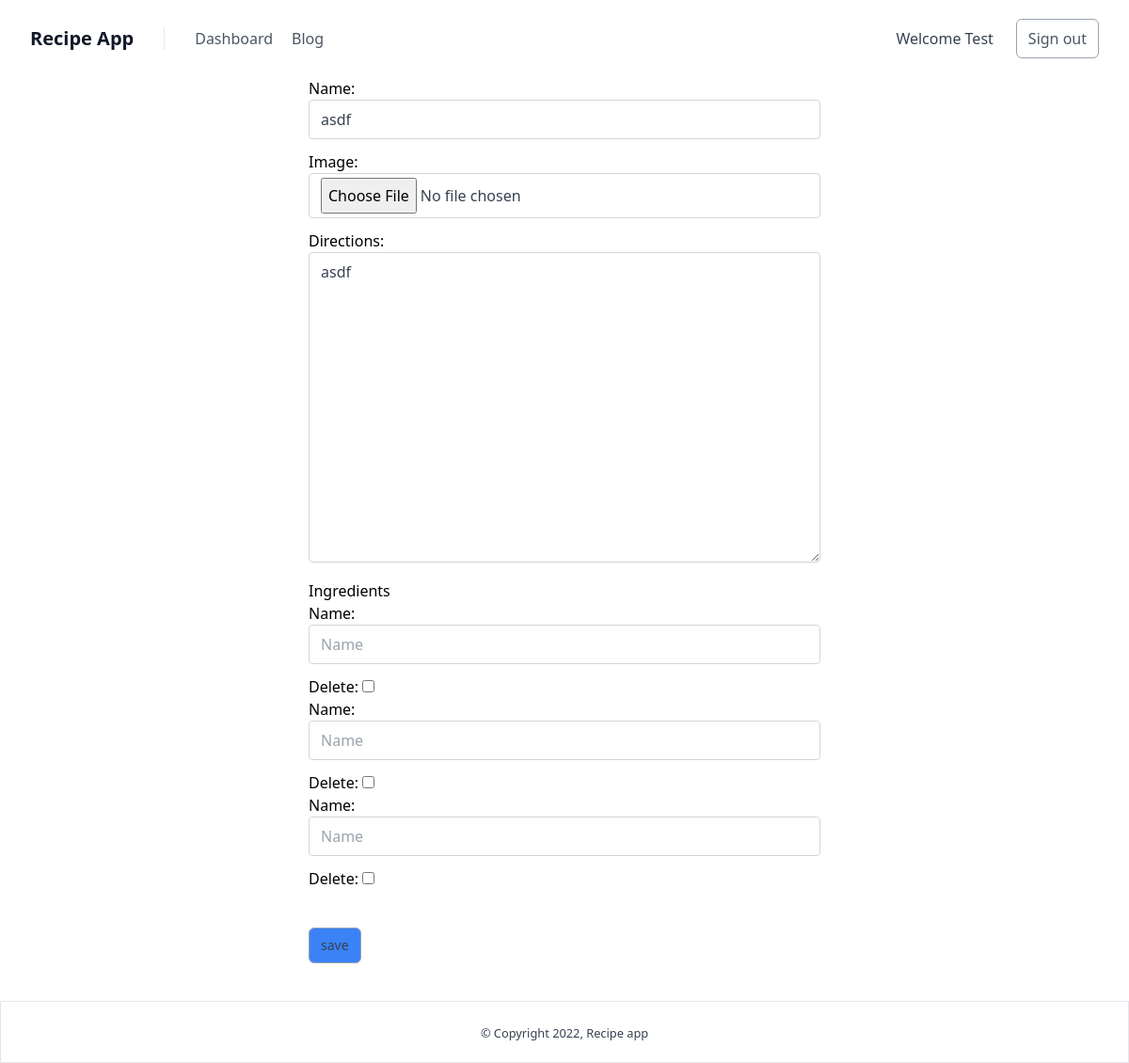
Before: /recipe/update/18/ (signed in) with the older database file.
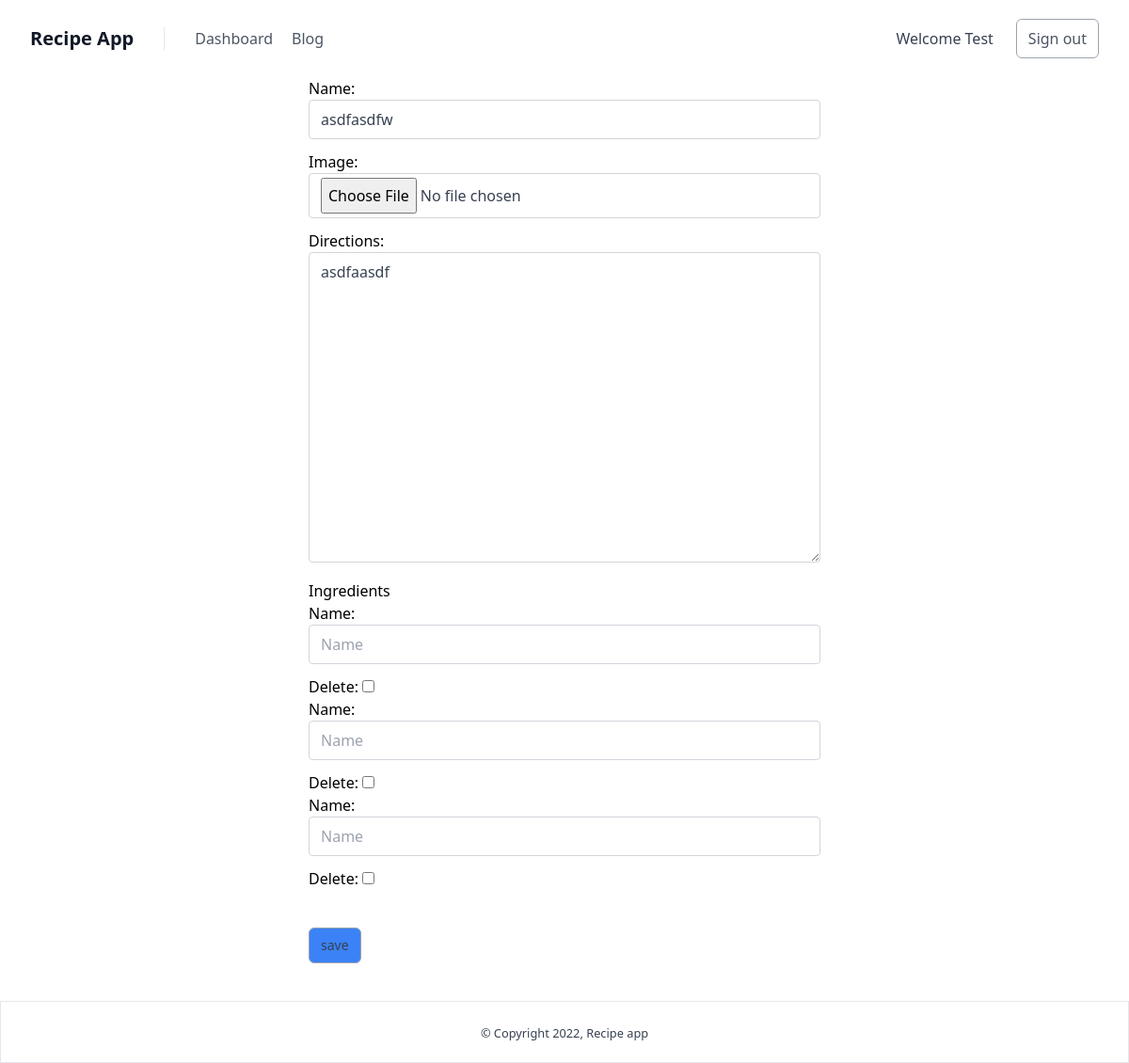
After: the same page with the newer database file.
### recipe/models.py (models this page shows, shortened)
class Recipe(models.Model):
    author = models.ForeignKey(settings.AUTH_USER_MODEL, related_name='author', on_delete=models.CASCADE)
    name = models.CharField(max_length=255)
    image = models.ImageField(upload_to='uploads/', null=True, blank=True)
    directions = models.TextField()
    updated = models.DateTimeField(auto_now_add=True)
    created = models.DateTimeField(auto_now=True)

### recipe/views.py (the view, shortened to what this page needs)
# urls.py: path('recipe/update/<int:pk>/', views.RecipeUpdateView.as_view(), name='recipe-update'),
class RecipeUpdateView(LoginRequiredMixin, View):
    def get(self, request, pk):
        recipe = get_object_or_404(Recipe, pk=pk)
        IngredientFormset = inlineformset_factory(Recipe, Ingredient, fields=('name',), formset=InlineFormSet)
        form = RecipeForm(instance=recipe)
        formset = IngredientFormset(instance=recipe)
        context = {
            'form': form,
            'formset': formset,
            'recipe': recipe
        }
        return render(request, 'recipe_update_form.html', context)

### recipe/forms.py
class RecipeForm(forms.ModelForm):
    class Meta:
        model = Recipe
        fields = [
            'name',
            'image',
            'directions',
        ]
    def __init__(self, *args, **kwargs):
        super().__init__(*args, **kwargs)
        for field in self.fields:
            self.fields[field].widget.attrs.update({
                'class': "w-full bg-white rounded border border-gray-300 focus:border-indigo-500 focus:ring-2 focus:ring-indigo-200 text-base outline-none text-gray-700 py-1 px-3 leading-8 transition-colors duration-200 ease-in-out mb-3",
                'placeholder': str(field).replace('_', ' ').capitalize(),
            })

### account/models.py (called while the page is built)
    def __str__(self):
        return self.username

### templates/recipe_update_form.html (shortened to what this page needs)
{% extends 'base.html' %}
{% block content %}
<div class="px-4 container mx-auto max-w-xl mb-10">
    <div class="">
        <form action="{% url 'recipe-update' recipe.id %}" method="POST" hx-boost="true" hx-indicator="#my-indicator">
            {{form.as_p}}
            <div>
                Ingredients
            </div>
            {{formset.as_p}}
            <button class="bg-blue-500 mt-10 py-2 px-3 border border-gray-400 rounded-md text-sm text-gray-700 hover:bg-gray-400 hover:bg-opacity-50" type="submit">save</button>
        </form>
    </div>
</div>
{% endblock  %}

Changed rows visible on the page:
changed Recipe: name "asdf" → "asdfasdfw"; directions "asdf" → "asdfaasdf"
